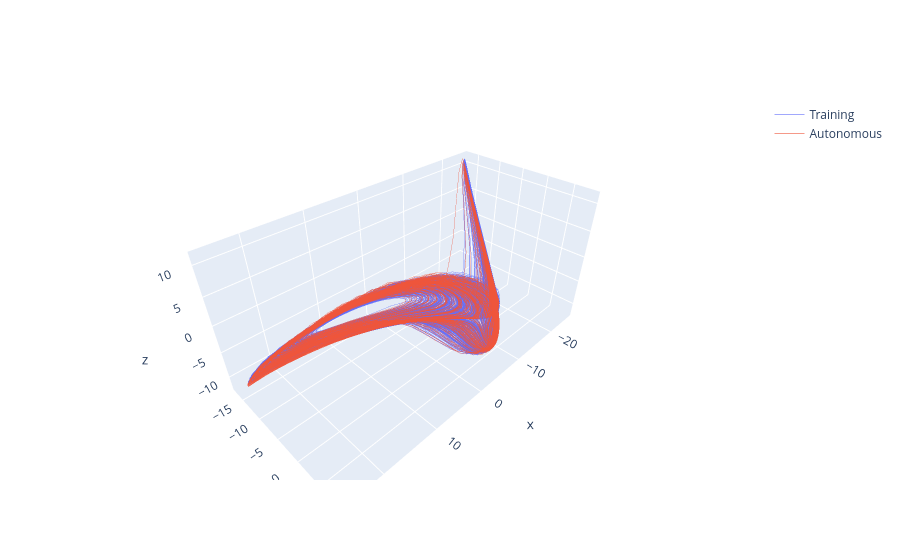

This figure's notebook cell:
### Code cell
from rc import analyse_dynamics
import plotly.graph_objects as go

res = analyse_dynamics(states_train)
print(f"Effective dimension of RC during training: {res['effective_dim']}")
res_autonomous = analyse_dynamics(states_autonomous)
print(f"Effective dimension of RC during autonomous prediction: {res_autonomous['effective_dim']}")

fig = go.Figure(data=[
    go.Scatter3d(
        x=res['pca_scores'][:, 0],
        y=res['pca_scores'][:, 1],
        z=res['pca_scores'][:, 2],
        mode='lines',
        line=dict(width=1),
        name='Training',
        opacity=0.6
    ),
    go.Scatter3d(
        x=res_autonomous['pca_scores'][:, 0],
        y=res_autonomous['pca_scores'][:, 1],
        z=res_autonomous['pca_scores'][:, 2],
        mode='lines',
        line=dict(width=1),
        name='Autonomous',
        opacity=0.6
    )
])
fig.show()

### Figure 1 — Plotly figure (JSON) as saved in the notebook; plotly's stock layout.template omitted (floating-point values rounded to 4 significant figures; data arrays with more than 128 entries replaced by an {"elided": "..."} marker saying what was removed)
{"data": [{"line": {"width": 1}, "mode": "lines", "name": "Training", "opacity": 0.6, "type": "scatter3d", "x": {"elided": "18999 float values"}, "y": {"elided": "18999 float values"}, "z": {"elided": "18999 float values"}}, {"line": {"width": 1}, "mode": "lines", "name": "Autonomous", "opacity": 0.6, "type": "scatter3d", "x": {"elided": "5000 float values"}, "y": {"elided": "5000 float values"}, "z": {"elided": "5000 float values"}}], "layout": {}}
